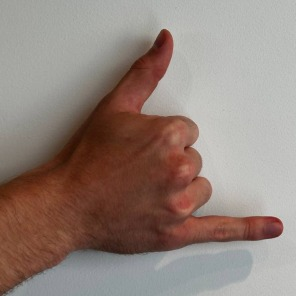
#> input picture FaceHandTrack/onnx/tests/hand_images/call.jpg, 296 x 296 px, given as the content of the folder ../../../onnx/tests/hand_images/call.jpg, which was not available
$ python make_hand_clip.py ../../../onnx/tests/hand_images/call.jpg ../../../onnx/tests/hand_images/dislike.jpg
#> lines starting #> are read from the running program, lines starting #| are printed output that depends on the picture
"""Desktop check input: v1 face frames with a hand photo pasted in, moving across the frame and
changing pose half-way (open palm -> victory), as onnx/tests/test_engine.py does.
    python3 make_hand_clip.py <face clip dir> <out dir>
"""
import glob
import os
import sys

import cv2
import numpy as np

HERE = os.path.dirname(os.path.abspath(__file__))
IMAGES = os.path.join(HERE, "..", "..", "..", "onnx", "tests", "hand_images")


def paste(frame, tile, cx, cy, angle):
    h, w = tile.shape[:2]
    M = cv2.getRotationMatrix2D((w / 2, h / 2), angle, 1.0)
    M[:, 2] += [cx - w / 2, cy - h / 2]
    warped = cv2.warpAffine(tile, M, (frame.shape[1], frame.shape[0]), borderValue=(0, 0, 0))
    mask = cv2.warpAffine(np.full((h, w), 255, np.uint8), M, (frame.shape[1], frame.shape[0]))
    out = frame.copy()
    out[mask > 0] = warped[mask > 0]
    return out


files = sorted(glob.glob(os.path.join(sys.argv[1], "*.jpg")))
os.makedirs(sys.argv[2], exist_ok=True)
H, W = cv2.imread(files[0]).shape[:2]
#> H = 296; W = 296
tiles = [cv2.imread(os.path.join(IMAGES, n)) for n in ("palm.jpg", "peace.jpg")]
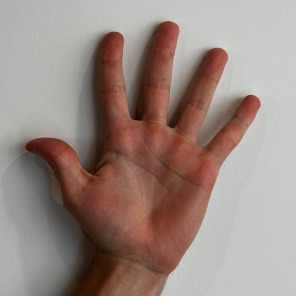
#> input picture FaceHandTrack/onnx/tests/hand_images/palm.jpg, 296 x 296 px
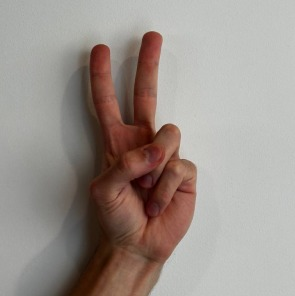
#> input picture FaceHandTrack/onnx/tests/hand_images/peace.jpg, 295 x 296 px
scale = 0.45 * min(H, W) / tiles[0].shape[0]
#> scale = 0.45
tiles = [cv2.resize(t, None, fx=scale, fy=scale) for t in tiles]
#> tiles = 2 items
n = len(files)
for i, f in enumerate(files):
    a = i / max(n - 1, 1)
    tile = tiles[0] if i < n // 2 else tiles[1]
    frame = paste(cv2.imread(f), tile, int(W * (0.25 + 0.5 * a)), int(H * 0.7), angle=-15 + 30 * a)
#> in paste, `h, w = tile.shape[:2]`: h = 133
#> in paste, `M = cv2.getRotationMatrix2D((w / 2, h / 2), angle, 1.0)`: M = [[0.966, -0.259, 19.48], [0.259, 0.966, -14.95]]
#> in paste, `warped = cv2.warpAffine(tile, M, (frame.shape[1], frame.shape[0]), bor..`:
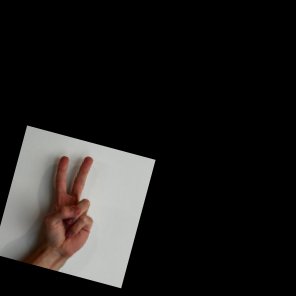
#> warped: shape (296, 296, 3); mean of channels 0, 1, 2 28.1, 29.4, 31.3; drawn as B, G, R
#> in paste, `mask = cv2.warpAffine(np.full((h, w), 255, np.uint8), M, (frame.shape[..`:
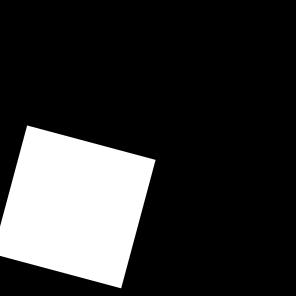
#> mask: shape (296, 296); min 0, max 255, mean 51.2
#> in paste, out is the input picture: shape (296, 296, 3); mean B, G, R 123, 130.8, 147.2
#> in paste, `out[mask > 0] = warped[mask > 0]`:
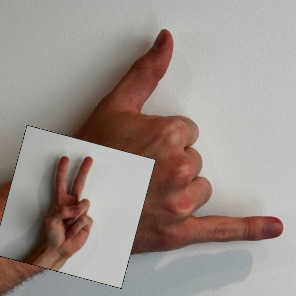
#> out: shape (296, 296, 3); mean B, G, R 140.3, 146.2, 157
    cv2.imwrite(os.path.join(sys.argv[2], f"{i:05d}.jpg"), frame, [cv2.IMWRITE_JPEG_QUALITY, 95])
